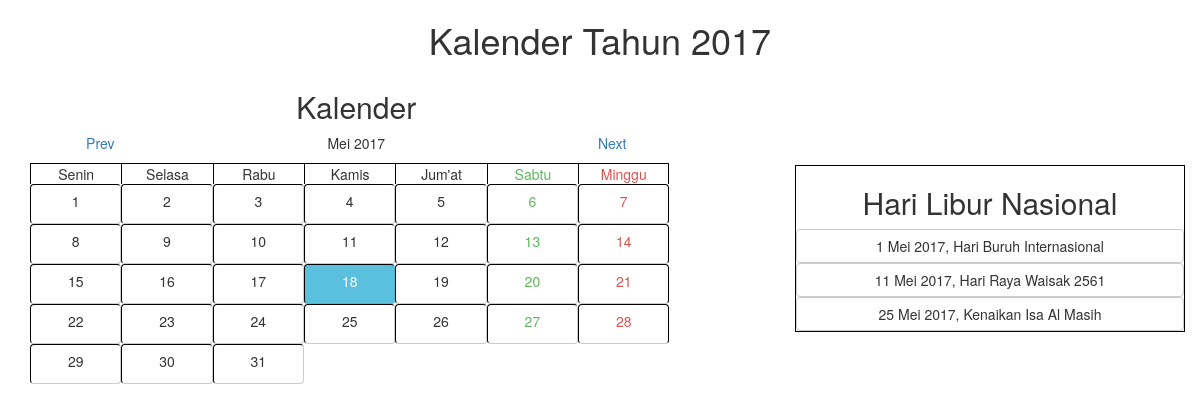
Screenshot of /index.php?month=5&year=2017 with the database file from the repository.
### tables this page shows
CREATE TABLE `hari_libur` (
  `id` int(11) NOT NULL,
  `tanggal` varchar(10) NOT NULL,
  `bulan` varchar(25) NOT NULL,
  `tahun` varchar(10) NOT NULL,
  `hari_libur` varchar(255) NOT NULL
);

### index.php (the view, shortened to what this page needs)
<?php
require "core/init.php";
$monthNames = Array("Januari", "Februari", "Maret", "April", "Mei", "Juni", "Juli",
"Agustus", "September", "Oktober", "November", "Desember");
$cMonth = $_REQUEST["month"];
$cYear = $_REQUEST["year"];
$prev_year = $cYear;
$next_year = $cYear;
$prev_month = $cMonth-1;
$next_month = $cMonth+1;
	$timestamp = mktime(0,0,0,$cMonth,1,$cYear);
	$maxday = date("t",$timestamp);
	$thismonth = getdate ($timestamp);
	$today = date('j');
	$startday = $thismonth['wday'];
?>
<!DOCTYPE html>
<html lang="en">
  <head>
    <link href="assets/bootstrap/css/bootstrap.min.css" rel="stylesheet">
    <link href="assets/style/style.css" rel="stylesheet">
  </head>
  <body>
    <div class="container">
      <div class="row">
        <div class="col-md-12">
          <h1>Kalender Tahun <?= $cYear; ?></h1>
        </div>
      </div>
      <div class="row">
        <main class="col-md-7 calender">
          <div class="col-md-12">
            <h2>Kalender</h1>
          </div>
          <div class="row header">
            <div class="col-md-12">
              <div class="row">
                <div class="col-xs-3 col-md-3">
                  <a href="<?php echo $_SERVER["PHP_SELF"] . "?month=". $prev_month . "&year=" . $prev_year; ?>"> Prev </a>
                </div>
                <div class="col-xs-6 col-md-6">
                  <p> <?php echo $monthNames[$cMonth-1].' '.$cYear; ?> </p>
                </div>
                <div class="col-xs-3 col-md-3">
                  <a href="<?php echo $_SERVER["PHP_SELF"] . "?month=". $next_month . "&year=" . $next_year; ?>"> Next </a>
                </div>
              </div>
            </div>
          </div>
          <div class="row">
            <div class="col-md-12">
              <div class="day-of-week">
                Senin
              </div>
              <div class="day-of-week">
                Selasa
              </div>
              <div class="day-of-week">
                Rabu
              </div>
              <div class="day-of-week">
                Kamis
              </div>
              <div class="day-of-week">
                Jum'at
              </div>
              <div class="day-of-week sat">
                Sabtu
              </div>
              <div class="day-of-week sun">
                Minggu
              </div>
            </div>
          </div>
          <div class="row">
            <div class="col-md-12">
              <?php
								for ($i=1; $i<($maxday+$startday); $i++) {
										if($i < $startday) echo "<div class='day-of-week date'> </div>";
										else {
										if($i - $startday + 1 == $today && $i % 7 == 0 || $i - $startday + 1 == date(e)) echo "<a class='day-of-week btn date btn-danger'>". ($i - $startday + 1) . "</a>";
										else if($i - $startday + 1 == $today) echo "<a class='day-of-week btn date btn-info'>". ($i - $startday + 1) . "</a>";
										else if($i % 7 == 6) echo "<a class='day-of-week date btn btn-default sat'>". ($i - $startday + 1) . "</a>";
										else if($i % 7 == 0) echo "<a class='day-of-week btn date btn-default sun'>". ($i - $startday + 1) . "</a>";
										 else echo "<a class='day-of-week date btn btn-default'>". ($i - $startday + 1) . "</a>";
										}
								}
							?>
            </div>
          </div>
        </main>
        <aside class="col-md-offset-1 col-md-4 list-off-day">
          <h2>Hari Libur Nasional</h1>
					<?php
						if($cYear == 2017){
							$query = "SELECT * FROM hari_libur WHERE bulan = $cMonth";
							$data  = $conn->query($query);
							if($data->num_rows > 0){
								while($row = $data->fetch_assoc()){
									$date 	 = $row['tanggal'];
									$year 	 = $row['tahun'];
									$off_day = $row['hari_libur'];
					?>
					<div class="row">
							<a class="col-md-12 btn btn-default list-btn" onclick="date(<?=$date; ?>);">
								<?= $date . ' ' . $monthNames[$cMonth-1] . ' ' . $year . ', ' . $off_day; ?>
							</a>
					</div>
							<?php
										}
							}else{
								echo "Tidak ada hari libur";
							}
						}else{
							echo "No data for this year". ' ' . '@'.$cYear;
						}
						?>
        </aside>
      </div>
    </div>
  </body>
</html>

### assets/style/style.css (style rules this page uses)
body { text-align: center; }
.calender { background: #fff; }
.day-of-week { float: left; width: 14%; border-left: 1px solid #000; border-top: 1px solid #000; }
.date { height: 40px; border-top: 1px solid #000; }
.sat { color: #5cb85c; }
.sun { color: #d9534f; border-right: 1px solid #000; }
.list-off-day { margin-top: 95px; border: 1px solid #000; }

### rows the page displays
hari_libur: tanggal "1", tahun "2017", hari_libur "Hari Buruh Internasional"
hari_libur: tanggal "11", tahun "2017", hari_libur "Hari Raya Waisak 2561"
hari_libur: tanggal "25", tahun "2017", hari_libur "Kenaikan Isa Al Masih"

### other values shown
$cYear "2017"
$monthNames[$cMonth-1] "Mei"
$i - $startday + 1 "1"
$i - $startday + 1 "2"
$i - $startday + 1 "3"
$i - $startday + 1 "4"
$i - $startday + 1 "5"
$i - $startday + 1 "6"
$i - $startday + 1 "7"
$i - $startday + 1 "8"
$i - $startday + 1 "9"
$i - $startday + 1 "10"
$i - $startday + 1 "11"
$i - $startday + 1 "12"
$i - $startday + 1 "13"
